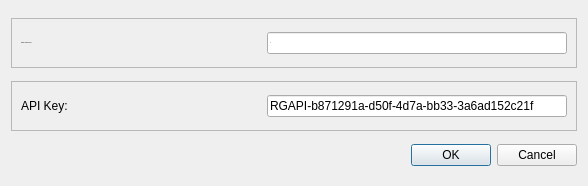
<?xml version="1.0" encoding="UTF-8"?>
<ui version="4.0">
 <class>SettingsDialog</class>
 <widget class="QDialog" name="SettingsDialog">
  <property name="geometry">
   <rect>
    <x>0</x>
    <y>0</y>
    <width>588</width>
    <height>186</height>
   </rect>
  </property>
  <property name="windowTitle">
   <string>Dialog</string>
  </property>
  <property name="styleSheet">
   <string notr="true">QFrame &gt; QLabel{
	font-size: 20px;
}

QDialog{
background-color: qlineargradient(spread:pad, x1:0, y1:0, x2:1, y2:0, stop:0 rgba(7, 25, 43, 255), stop:1 rgba(19, 171, 194, 255));
}

*{
background: transparent;
font-size: 20px;
}</string>
  </property>
  <layout class="QGridLayout" name="gridLayout">
   <item row="2" column="1" colspan="2">
    <widget class="QFrame" name="frame">
     <property name="minimumSize">
      <size>
       <width>0</width>
       <height>50</height>
      </size>
     </property>
     <property name="maximumSize">
      <size>
       <width>16777215</width>
       <height>50</height>
      </size>
     </property>
     <property name="styleSheet">
      <string notr="true"/>
     </property>
     <property name="frameShape">
      <enum>QFrame::StyledPanel</enum>
     </property>
     <property name="frameShadow">
      <enum>QFrame::Raised</enum>
     </property>
     <layout class="QHBoxLayout" name="horizontalLayout">
      <item>
       <widget class="QLabel" name="label">
        <property name="sizePolicy">
         <sizepolicy hsizetype="Preferred" vsizetype="Preferred">
          <horstretch>0</horstretch>
          <verstretch>20</verstretch>
         </sizepolicy>
        </property>
        <property name="text">
         <string>API Key:</string>
        </property>
       </widget>
      </item>
      <item>
       <widget class="QLineEdit" name="apiKeyLine">
        <property name="maximumSize">
         <size>
          <width>300</width>
          <height>16777215</height>
         </size>
        </property>
        <property name="styleSheet">
         <string notr="true">font-size: 12px;</string>
        </property>
        <property name="text">
         <string>RGAPI-b871291a-d50f-4d7a-bb33-3a6ad152c21f</string>
        </property>
       </widget>
      </item>
     </layout>
    </widget>
   </item>
   <item row="5" column="2">
    <widget class="QDialogButtonBox" name="buttonBox">
     <property name="sizePolicy">
      <sizepolicy hsizetype="Expanding" vsizetype="Fixed">
       <horstretch>0</horstretch>
       <verstretch>10</verstretch>
      </sizepolicy>
     </property>
     <property name="orientation">
      <enum>Qt::Horizontal</enum>
     </property>
     <property name="standardButtons">
      <set>QDialogButtonBox::Cancel|QDialogButtonBox::Ok</set>
     </property>
    </widget>
   </item>
   <item row="1" column="1" colspan="2">
    <widget class="QFrame" name="frame_2">
     <property name="minimumSize">
      <size>
       <width>0</width>
       <height>50</height>
      </size>
     </property>
     <property name="maximumSize">
      <size>
       <width>16777215</width>
       <height>50</height>
      </size>
     </property>
     <property name="frameShape">
      <enum>QFrame::StyledPanel</enum>
     </property>
     <property name="frameShadow">
      <enum>QFrame::Raised</enum>
     </property>
     <layout class="QHBoxLayout" name="horizontalLayout_2">
      <item>
       <widget class="QLabel" name="label_numberMatches">
        <property name="sizePolicy">
         <sizepolicy hsizetype="Preferred" vsizetype="Preferred">
          <horstretch>0</horstretch>
          <verstretch>20</verstretch>
         </sizepolicy>
        </property>
        <property name="font">
         <font>
          <pointsize>-1</pointsize>
         </font>
        </property>
        <property name="text">
         <string>Matches to be analyzed:</string>
        </property>
       </widget>
      </item>
      <item>
       <widget class="QLineEdit" name="matchesLine">
        <property name="sizePolicy">
         <sizepolicy hsizetype="Expanding" vsizetype="Fixed">
          <horstretch>0</horstretch>
          <verstretch>20</verstretch>
         </sizepolicy>
        </property>
        <property name="maximumSize">
         <size>
          <width>300</width>
          <height>16777215</height>
         </size>
        </property>
        <property name="font">
         <font>
          <pointsize>-1</pointsize>
         </font>
        </property>
        <property name="text">
         <string>5</string>
        </property>
       </widget>
      </item>
     </layout>
    </widget>
   </item>
  </layout>
 </widget>
 <resources/>
 <connections>
  <connection>
   <sender>buttonBox</sender>
   <signal>accepted()</signal>
   <receiver>SettingsDialog</receiver>
   <slot>accept()</slot>
   <hints>
    <hint type="sourcelabel">
     <x>248</x>
     <y>254</y>
    </hint>
    <hint type="destinationlabel">
     <x>157</x>
     <y>274</y>
    </hint>
   </hints>
  </connection>
  <connection>
   <sender>buttonBox</sender>
   <signal>rejected()</signal>
   <receiver>SettingsDialog</receiver>
   <slot>reject()</slot>
   <hints>
    <hint type="sourcelabel">
     <x>316</x>
     <y>260</y>
    </hint>
    <hint type="destinationlabel">
     <x>286</x>
     <y>274</y>
    </hint>
   </hints>
  </connection>
 </connections>
</ui>
